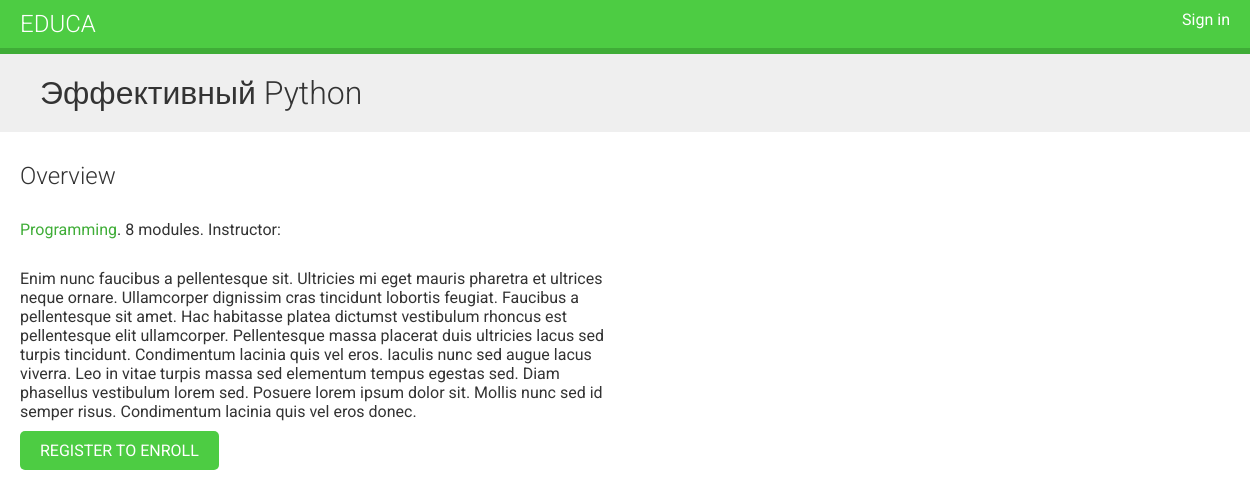
The page /course/effektivnyj-python/ on the database its author committed.
### courses/models.py (models this page shows, shortened)
class Course(models.Model):
    owner = models.ForeignKey(User,
                              related_name='courses_created',
                              on_delete=models.CASCADE)
    subject = models.ForeignKey(Subject,
                                related_name='courses',
                                on_delete=models.CASCADE)
    title = models.CharField(max_length=200)
    slug = models.SlugField(max_length=200, unique=True)
    overview = models.TextField()
    created = models.DateTimeField(auto_now_add=True)
    students = models.ManyToManyField(User, related_name='courses_joined', blank=True)
    class Meta:
        ordering = ['-created']

class Subject(models.Model):
    title = models.CharField(max_length=200)
    slug = models.SlugField(max_length=200, unique=True)
    class Meta:
        ordering = ['title']

### courses/views.py (the view)
# urls.py: path('<slug:slug>/', views.CourseDetailView.as_view(), name='course_detail')
class CourseDetailView(DetailView):
    model = Course
    template_name = 'courses/course/detail.html'
    def get_context_data(self, **kwargs):
        context = super().get_context_data(**kwargs)
        context['enroll_form'] = CourseEnrollForm(initial={'course': self.object})
        return context

### courses/templates/courses/course/detail.html (shortened to what this page needs)
{% extends "base.html" %}
{% block content %}
{% with subject=object.subject %}
<h1>
    {{ object.title }}
</h1>
<div class="module">
    <h2>Overview</h2>
    <p>
        <a href="{% url 'course_list_subject' subject.slug %}">{{ subject.title }}</a>.
        {{ object.modules.count }} modules.
        Instructor: {{ object.owner.get_full_name }}
    </p>
    {{ object.overview|linebreaks }}
    {% if request.user.is_authenticated %}
    <form action="{% url 'student_enroll_course' %}" method="post">
        {{ enroll_form }}
        {% csrf_token %}
        <input type="submit" value="Enroll now"></form>
    {% else %}
    <a href="{% url 'student_registration' %}" class="button"> Register to enroll
    </a>
    {% endif %}
</div>
{% endwith %}
{% endblock %}

### courses/static/css/base.css (style rules this page uses)
body { margin:0; font-family:'Roboto', sans-serif; font-weight:400; color:#333; }
a { color:#3fad37; text-decoration:none; }
h1, h2, h3, h4, h5, h6 { font-family:'Roboto', sans-serif; font-weight:300; }
h1 { background:#efefef; width:100%; overflow:auto; padding:20px 0 20px 40px; margin:0; }
.module { padding:10px 20px; float:left; width:600px; }
.module p { margin:10px 0 20px; width:100%; float:left; }
input[type=submit], a.button { border-radius:5px; background:#4dcc43; color:#fff; font-size:16px; text-transform:uppercase; border:none; padding:10px 20px; margin:20px 0; }

### rows shown on the page
Course: title "Эффективный Python", modules.count "8", overview "Enim nunc faucibus a pellentesque sit. Ultricies mi eget mauris pharetra et ultrices neque ornare. Ullamcorper dignissim cras tincidunt lobortis feugiat. Faucibus a pellentesque sit amet. Hac habitasse platea dictumst vestibulum rhoncus est pellentesque elit ullamcorper. Pellentesque massa placerat duis ultricies lacus sed turpis tincidunt. Condimentum lacinia quis vel eros. Iaculis nunc sed augue lacus viverra. Leo in vitae turpis massa sed elementum tempus egestas sed. Diam phasellus vestibulum lorem sed. Posuere lorem ipsum dolor sit. Mollis nunc sed id semper risus. Condimentum lacinia quis vel eros donec."
Subject: title "Programming"
